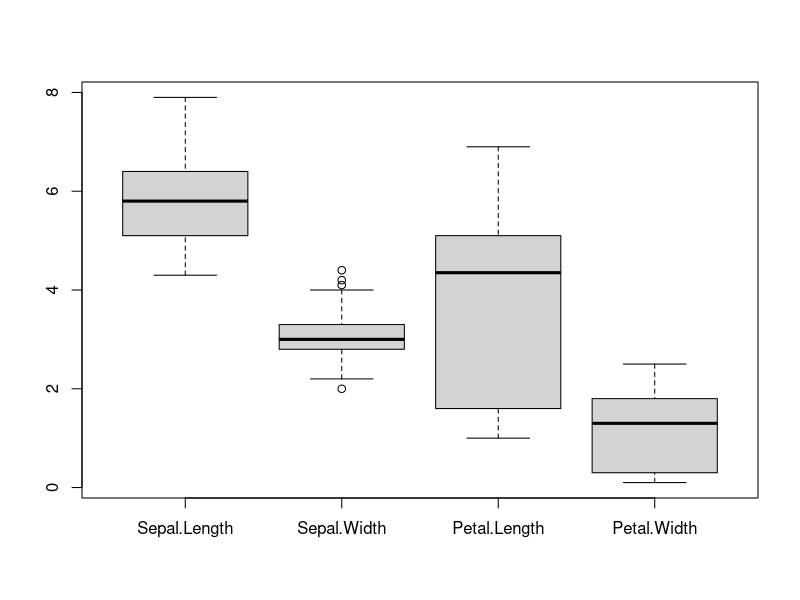
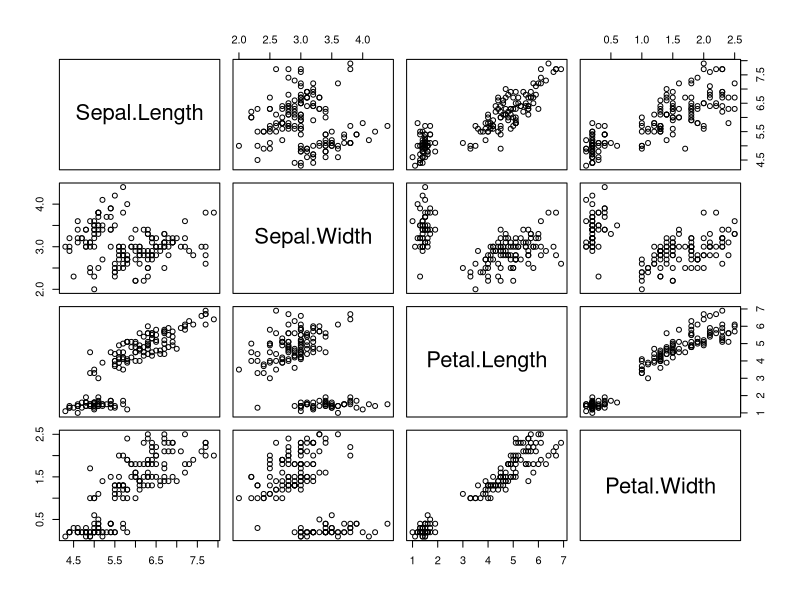
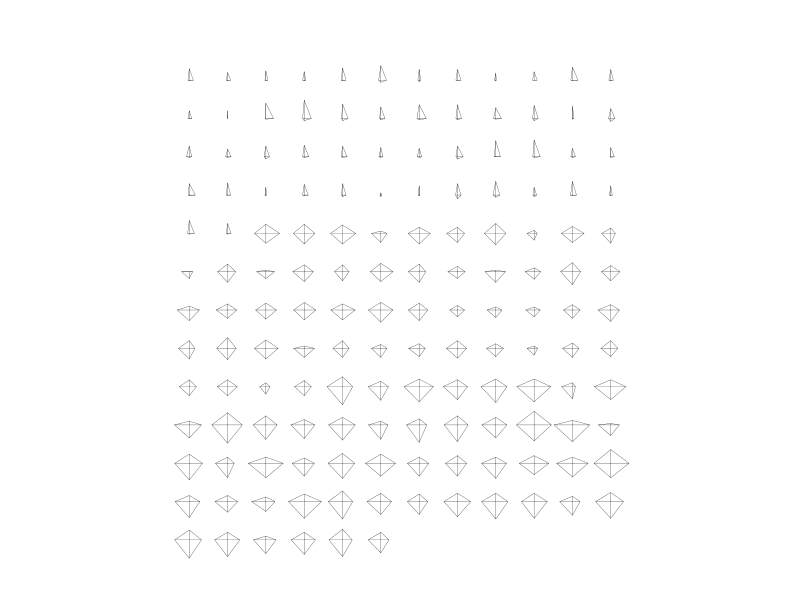
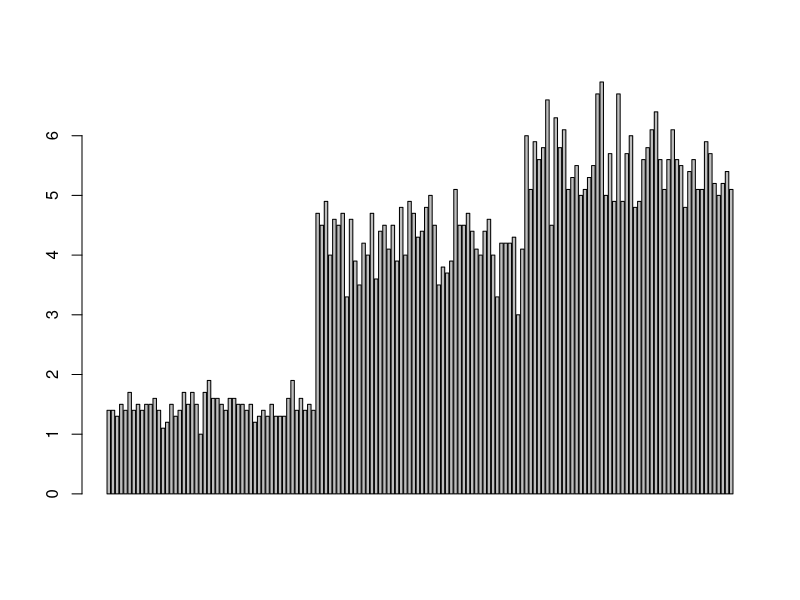
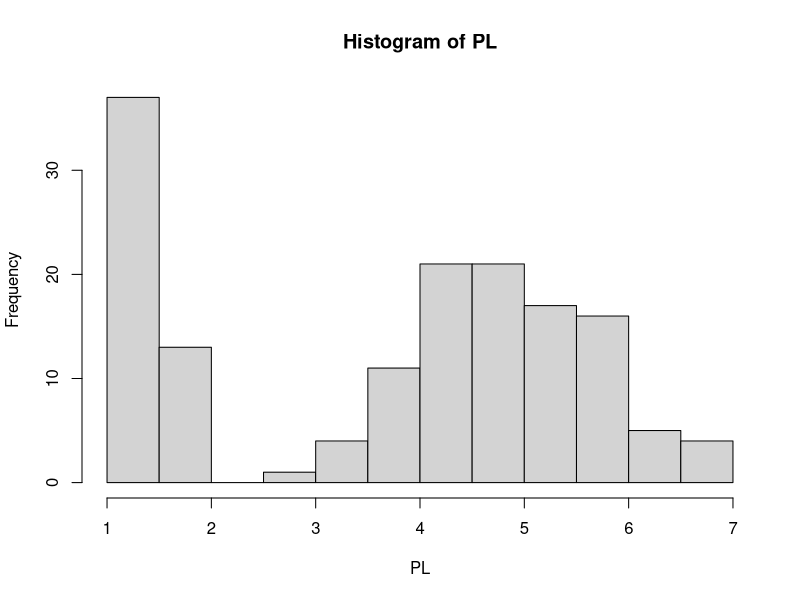
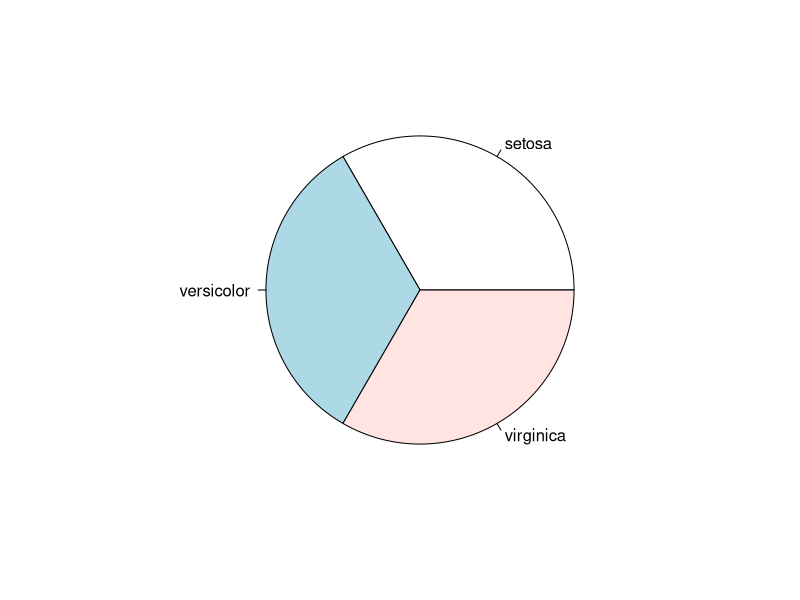
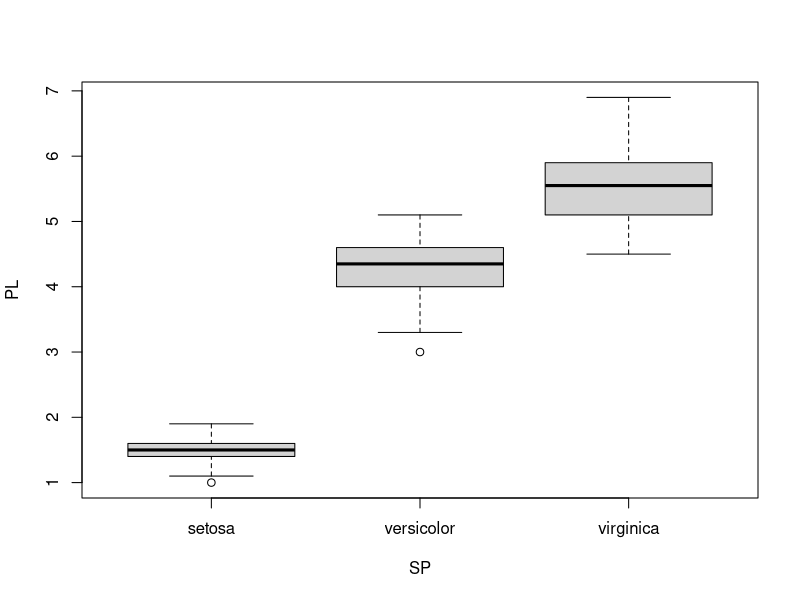
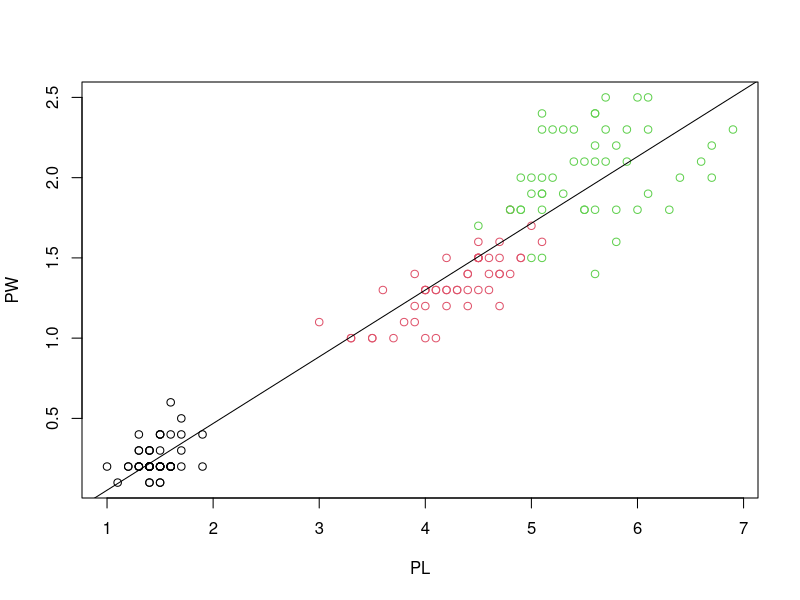

Source code (R) for these figures, in order: (Note: this script raises an error after producing the figures.)
View(iris)
head(iris)
str(iris)

df <- iris[, 1:4]
boxplot(df)
pairs(df)
stars(df)

PL <- df$Petal.Length
barplot(PL)
hist(PL)
SP <- iris$Species
pie(table(SP))
boxplot(PL ~ SP)
summary(aov(PL ~ SP))

PW <- df$Petal.Width
plot(PL, PW, col = SP)
abline(lm(PW ~ PL))





Species <- iris$Species
# Comparing distributions of petal length of the three species by boxplot
boxplot(PL ~ Species)


counts <- table(iris$Species) # tabulate the frequencies
counts
pie(counts) # pie chart
barplot(counts) # bar plot



PW <- iris$Petal.Width # just lazy
plot(PW, PL) # scatterplot of pental width vs pental len
gth





summary(iris)
